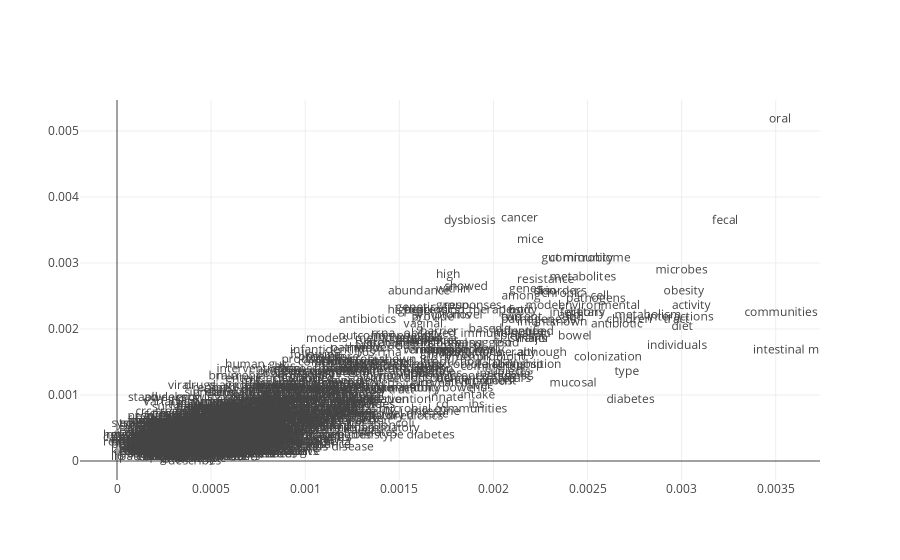

The notebook cell saved with this chart:
### Code cell
trace = go.Scattergl(
    x = old_freq,
    y = new_freq,
    mode = 'text',
    marker = dict(
        color = '#FFBAD2',
        line = dict(width = 1)
    ),
    text = nlp.vectorizer.get_feature_names(),
    hovertext = nlp.vectorizer.get_feature_names(),
    hoverinfo = 'text' 
)
data = [trace]
iplot(data, filename='scatter-mode')

### Figure 1 — Plotly figure (JSON) as saved in the notebook; plotly's stock layout.template omitted (floating-point values rounded to 4 significant figures; data arrays with more than 128 entries replaced by an {"elided": "..."} marker saying what was removed)
{"data": [{"hoverinfo": "text", "hovertext": {"elided": "1602 str values"}, "marker": {"color": "#FFBAD2", "line": {"width": 1}}, "mode": "text", "text": {"elided": "1602 str values"}, "type": "scattergl", "uid": "68f5dfe8-8f52-44af-a2b7-814fa60b1585", "x": {"elided": "1602 float values"}, "y": {"elided": "1602 float values"}}], "layout": {}}
